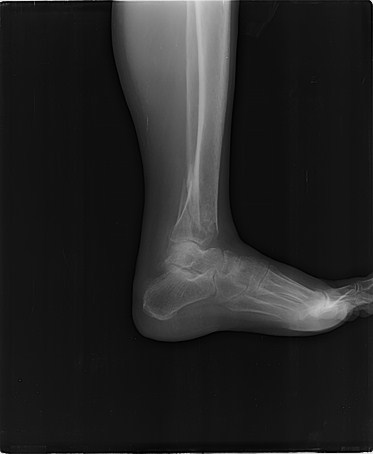
#> input picture ID001-xray.png, 373 x 454 px, found by its file name
$ python 03_roi_enhance.py
#> lines starting #> are read from the running program, lines starting #| are printed output that depends on the picture
### multi-agent-single-model/qwen3.8-27b/ID001-xray_analysis/scripts/common.py
import os
import numpy as np
import cv2
from PIL import Image

BASE = "/home/ralph/projects/ufsc/pablo-xray-tests-claude/ID001-xray_analysis"
IMG_DIR = os.path.join(BASE, "images")
ORIG = os.path.join(IMG_DIR, "ID001-xray.png")


def load_gray():
    img = Image.open(ORIG).convert("L")
    return np.array(img, dtype=np.uint8)


def load_rgb():
    return np.array(Image.open(ORIG), dtype=np.uint8)


def clahe(gray, clip=3.0, tile=(8, 8)):
#> called with clip = 3, tile = (8, 8)
    return cv2.createCLAHE(clipLimit=clip, tileGridSize=tile).apply(gray)
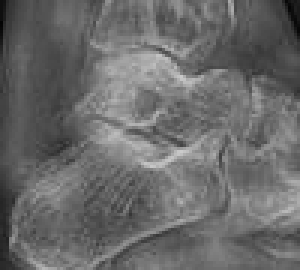
#> returned value: shape (90, 100) (shown 3 times larger); min 3, max 203, mean 105.7


# [6 lines left out: function crop_zoom, not called in this run]


def save(name, arr):
#> called with name = '04_roi_ankle_subtalar_clahe.png'
    path = os.path.join(IMG_DIR, name)
    if arr.ndim == 2:
        Image.fromarray(arr, mode="L").convert("RGB").save(path)
    else:
        Image.fromarray(arr, mode="RGB").save(path)
    print("saved", path, arr.shape)
#| saved /home/ralph/projects/ufsc/pablo-xray-tests-claude/ID001-xray_analysis/images/04_roi_ankle_subtalar_clahe.png (180, 200)
    return path


def unsharp(gray, sigma=2.0, amount=2.0):
    blurred = cv2.GaussianBlur(gray, (0, 0), sigma)
    return np.clip(gray.astype(np.int16) + amount * (gray.astype(np.int16) - blurred.astype(np.int16)), 0, 255).astype(np.uint8)

### multi-agent-single-model/qwen3.8-27b/ID001-xray_analysis/scripts/03_roi_enhance.py
"""[4] ankle/subtalar ROI CLAHE, [5] talus ROI CLAHE, [6]/[7] talus denoised mild/strong, [8] posterior calcaneus."""
import os
import sys
import cv2
sys.path.insert(0, os.path.dirname(os.path.abspath(__file__)))
from common import load_gray, clahe, crop_zoom, unsharp, save

g = load_gray()


def zoom2(region):
    return cv2.resize(region, (region.shape[1] * 2, region.shape[0] * 2), interpolation=cv2.INTER_NEAREST)


# [4] tibiotalar joint / talar dome / posterior subtalar / sinus tarsi
x0, y0, x1, y1 = 140, 225, 240, 315
save("04_roi_ankle_subtalar_clahe.png", zoom2(clahe(g[y0:y1, x0:x1], clip=3.0)))

# [5] talar body/neck
x0, y0, x1, y1 = 140, 235, 230, 300
#> x0 = 140; y0 = 235; x1 = 230; y1 = 300
talus = g[y0:y1, x0:x1]
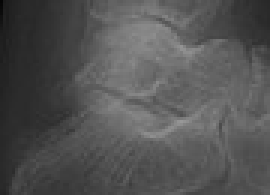
#> talus: shape (65, 90) (shown 3 times larger); min 5, max 152, mean 83.2
save("05_roi_talus_clahe.png", zoom2(clahe(talus, clip=3.0)))
#| saved /home/ralph/projects/ufsc/pablo-xray-tests-claude/ID001-xray_analysis/images/05_roi_talus_clahe.png (130, 180)

# [6] talus denoised mild (bilateral d=5, sigmaColor=30, sigmaSpace=30)
dn_mild = cv2.bilateralFilter(talus, d=5, sigmaColor=30, sigmaSpace=30)
save("06_roi_talus_denoised_mild.png", zoom2(clahe(dn_mild, clip=3.0)))
#| saved /home/ralph/projects/ufsc/pablo-xray-tests-claude/ID001-xray_analysis/images/06_roi_talus_denoised_mild.png (130, 180)

# [7] talus denoised strong (bilateral d=9, sigmaColor=50, sigmaSpace=50)
dn_strong = cv2.bilateralFilter(talus, d=9, sigmaColor=50, sigmaSpace=50)
save("07_roi_talus_denoised_strong.png", zoom2(clahe(dn_strong, clip=3.0)))
#> call 4 of clahe, with clip = 3, tile = (8, 8)
#> in clahe (call 4), `return cv2.createCLAHE(clipLimit=clip, tileGridSize=tile).apply(gray)`:
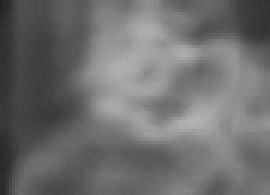
#> returned value: shape (65, 90) (shown 3 times larger); min 35, max 178, mean 110
#| saved /home/ralph/projects/ufsc/pablo-xray-tests-claude/ID001-xray_analysis/images/07_roi_talus_denoised_strong.png (130, 180)

# [8] posterior calcaneus (Achilles insertion, posteroinferior corner, plantar fascia origin)
x0, y0, x1, y1 = 115, 255, 200, 335
heel = g[y0:y1, x0:x1]
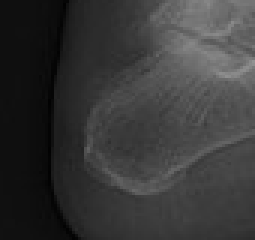
#> heel: shape (80, 85) (shown 3 times larger); min 2, max 147, mean 56
heel_e = unsharp(clahe(heel, clip=3.0), sigma=1.5, amount=0.8)
#> in clahe (call 5), `return cv2.createCLAHE(clipLimit=clip, tileGridSize=tile).apply(gray)`:
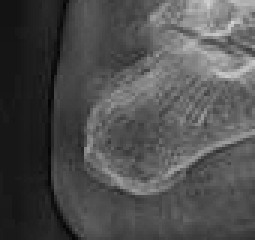
#> returned value: shape (80, 85) (shown 3 times larger); min 5, max 211, mean 78.9
#> in unsharp, `blurred = cv2.GaussianBlur(gray, (0, 0), sigma)`:
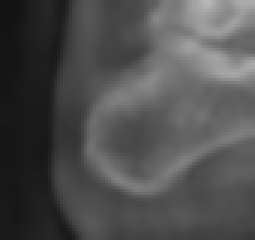
#> blurred: shape (80, 85) (shown 3 times larger); min 19, max 184, mean 78.9
#> in unsharp, `return np.clip(gray.astype(np.int16) + amount * (gray.astype(np.int16)..`:
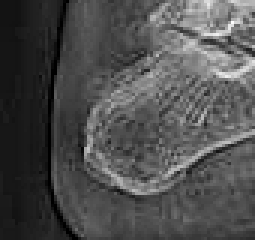
#> returned value: shape (80, 85) (shown 3 times larger); min 0, max 253, mean 78.6
save("08_roi_posterior_calcaneus_clahe.png", zoom2(heel_e))
#| saved /home/ralph/projects/ufsc/pablo-xray-tests-claude/ID001-xray_analysis/images/08_roi_posterior_calcaneus_clahe.png (160, 170)
